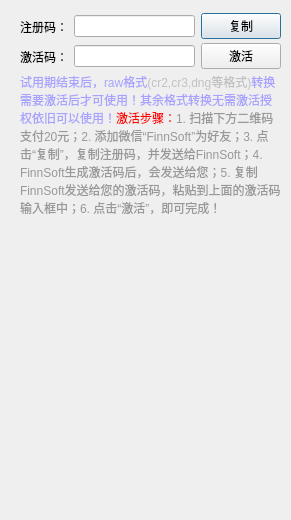
<?xml version="1.0" encoding="UTF-8"?>
<ui version="4.0">
 <class>PermissionDialog</class>
 <widget class="QDialog" name="PermissionDialog">
  <property name="geometry">
   <rect>
    <x>0</x>
    <y>0</y>
    <width>291</width>
    <height>520</height>
   </rect>
  </property>
  <property name="sizePolicy">
   <sizepolicy hsizetype="Fixed" vsizetype="Fixed">
    <horstretch>0</horstretch>
    <verstretch>0</verstretch>
   </sizepolicy>
  </property>
  <property name="minimumSize">
   <size>
    <width>291</width>
    <height>488</height>
   </size>
  </property>
  <property name="maximumSize">
   <size>
    <width>291</width>
    <height>520</height>
   </size>
  </property>
  <property name="windowTitle">
   <string>授权管理</string>
  </property>
  <widget class="QLabel" name="label_3">
   <property name="geometry">
    <rect>
     <x>10</x>
     <y>220</y>
     <width>271</width>
     <height>271</height>
    </rect>
   </property>
   <property name="text">
    <string/>
   </property>
   <property name="pixmap">
    <pixmap resource="resources.qrc">:/zansan.png</pixmap>
   </property>
   <property name="scaledContents">
    <bool>true</bool>
   </property>
  </widget>
  <widget class="QLabel" name="label_4">
   <property name="geometry">
    <rect>
     <x>20</x>
     <y>70</y>
     <width>261</width>
     <height>151</height>
    </rect>
   </property>
   <property name="text">
    <string>&lt;html&gt;&lt;head/&gt;&lt;body&gt;&lt;p&gt;&lt;span style=&quot; color:#a8a2ff;&quot;&gt;试用期结束后，raw格式&lt;/span&gt;&lt;span style=&quot; color:#c1c1c1;&quot;&gt;(cr2,cr3,dng等格式)&lt;/span&gt;&lt;span style=&quot; color:#a8a2ff;&quot;&gt;转换需要激活后才可使用！其余格式转换无需激活授权依旧可以使用！&lt;/span&gt;&lt;span style=&quot; color:#ff0000;&quot;&gt;激活步骤：&lt;/span&gt;&lt;span style=&quot; color:#989898;&quot;&gt;1. 扫描下方二维码支付20元；2. 添加微信“FinnSoft”为好友；3. 点击“复制”，复制注册码，并发送给FinnSoft；4. FinnSoft生成激活码后，会发送给您；5. 复制FinnSoft发送给您的激活码，粘贴到上面的激活码输入框中；6. 点击“激活”，即可完成！&lt;/span&gt;&lt;/p&gt;&lt;/body&gt;&lt;/html&gt;</string>
   </property>
   <property name="wordWrap">
    <bool>true</bool>
   </property>
  </widget>
  <widget class="QLabel" name="labelTime">
   <property name="geometry">
    <rect>
     <x>10</x>
     <y>500</y>
     <width>271</width>
     <height>16</height>
    </rect>
   </property>
   <property name="text">
    <string/>
   </property>
  </widget>
  <widget class="QWidget" name="">
   <property name="geometry">
    <rect>
     <x>20</x>
     <y>10</y>
     <width>261</width>
     <height>33</height>
    </rect>
   </property>
   <layout class="QHBoxLayout" name="horizontalLayout">
    <item>
     <widget class="QLabel" name="label">
      <property name="text">
       <string>注册码：</string>
      </property>
     </widget>
    </item>
    <item>
     <widget class="QLineEdit" name="EditReg">
      <property name="readOnly">
       <bool>true</bool>
      </property>
     </widget>
    </item>
    <item>
     <widget class="QPushButton" name="btnCopyReg">
      <property name="text">
       <string>复制</string>
      </property>
     </widget>
    </item>
   </layout>
  </widget>
  <widget class="QWidget" name="">
   <property name="geometry">
    <rect>
     <x>20</x>
     <y>40</y>
     <width>261</width>
     <height>33</height>
    </rect>
   </property>
   <layout class="QHBoxLayout" name="horizontalLayout_2">
    <item>
     <widget class="QLabel" name="label_2">
      <property name="text">
       <string>激活码：</string>
      </property>
     </widget>
    </item>
    <item>
     <widget class="QLineEdit" name="EditActivate"/>
    </item>
    <item>
     <widget class="QPushButton" name="btnActivate">
      <property name="text">
       <string>激活</string>
      </property>
     </widget>
    </item>
   </layout>
  </widget>
 </widget>
 <resources>
  <include location="resources.qrc"/>
 </resources>
 <connections/>
</ui>
